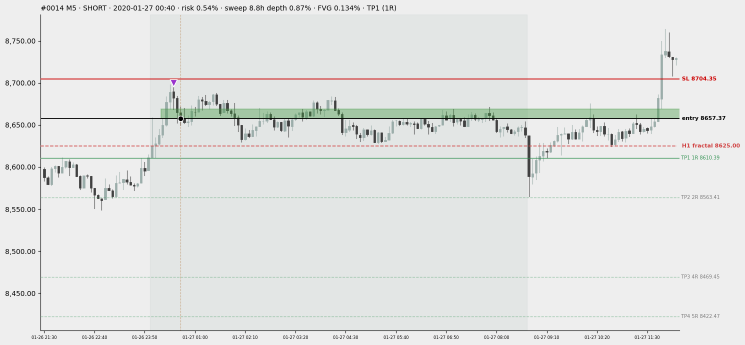
#> input picture 0014_SHORT_2020-01-27_0040.png, 1489 x 690 px (shown at 1/2 size); its folder holds only this picture in this run
$ python ocr_trades.py
#> lines starting #> are read from the running program, lines starting #| are printed output that depends on the picture
"""Распознаёт заголовки и подписи уровней на скриншотах сделок (нужен tesseract),
сохраняет trades.pkl: направление, время, вход, риск, достигнутая цель (R, SL=-1).
python ocr_trades.py <dir>   (OMP_THREAD_LIMIT=1 ускоряет tesseract)"""
import sys, subprocess, re, json, os
from PIL import Image, ImageOps
from concurrent.futures import ThreadPoolExecutor
R=os.path.join(os.path.dirname(os.path.abspath(__file__)), '..')
D=sys.argv[1] if len(sys.argv)>1 else '.'
def ocr(im, psm):
    return subprocess.run(['tesseract','stdin','stdout','--psm',str(psm)],input=im,capture_output=True).stdout.decode()
def tob(img):
    import io; b=io.BytesIO(); img.save(b,'PNG'); return b.getvalue()
def one(fn):
#> called with fn = '0014_SHORT_2020-01-27_0040.png'
    im=Image.open(os.path.join(R,fn)).convert('L')
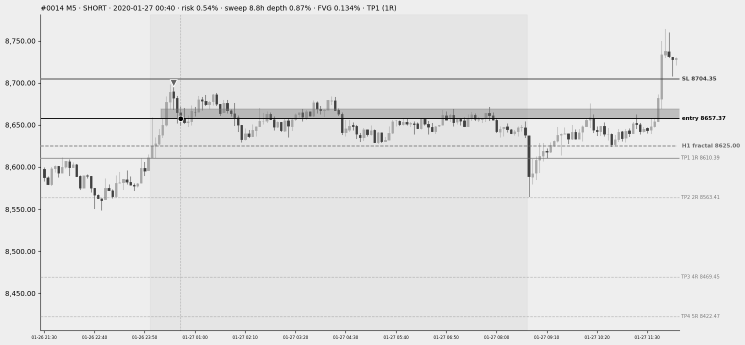
#> im: PIL image 1489x690 L (shown at 1/2 size); min 0, max 255, mean 228.2
    t=im.crop((75,0,im.width-200,26)); t=t.resize((t.width*3,t.height*3),Image.LANCZOS)
#> after `t = im.crop((75, 0, im.width - 200, 26))`:
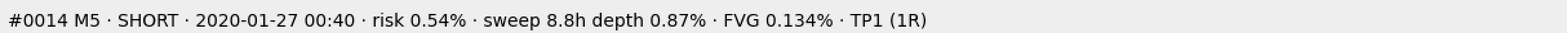
#> t: PIL image 1214x26 L (shown 2 times larger); min 0, max 238, mean 224.5
    r=im.crop((1355,20,im.width,665)); r=r.resize((r.width*3,r.height*3),Image.LANCZOS)
#> after `r = im.crop((1355, 20, im.width, 665))`:
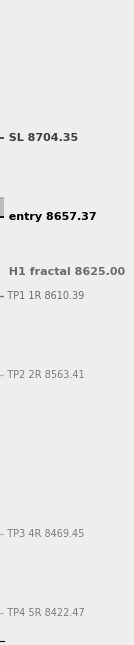
#> r: PIL image 134x645 L; min 0, max 238, mean 235.1
    return fn, ocr(tob(t),7).strip(), ocr(tob(r),6 if False else 11)
fns=sorted(f for f in os.listdir(R) if f.endswith('.png'))
#> (the run stopped early here; a loop or call above may not have finished)

$ run again, on 0035_SHORT_2020-05-09_1800.png
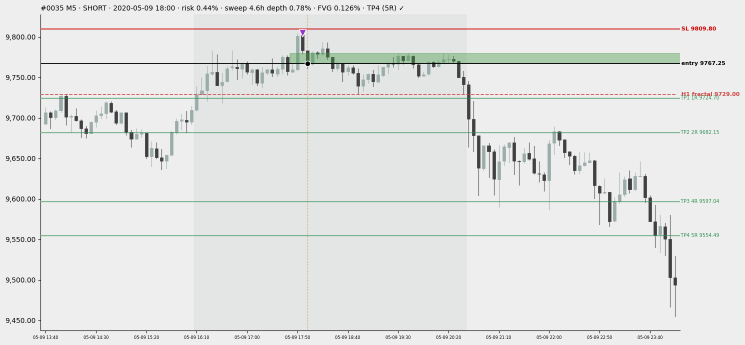
#> input picture 0035_SHORT_2020-05-09_1800.png, 1489 x 690 px (shown at 1/2 size)
#> in one, `t = im.crop((75, 0, im.width - 200, 26))`:
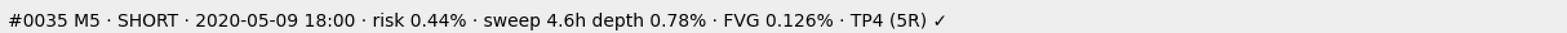
#> t: PIL image 1214x26 L (shown 2 times larger); min 0, max 238, mean 224.2
#> t: PIL image 3642x78 L
#> in one, `r = im.crop((1355, 20, im.width, 665))`:
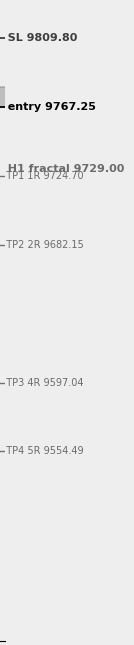
#> r: PIL image 134x645 L; min 0, max 238, mean 235
#> r: PIL image 402x1935 L

$ run again, on 0038_SHORT_2020-05-21_2300.png
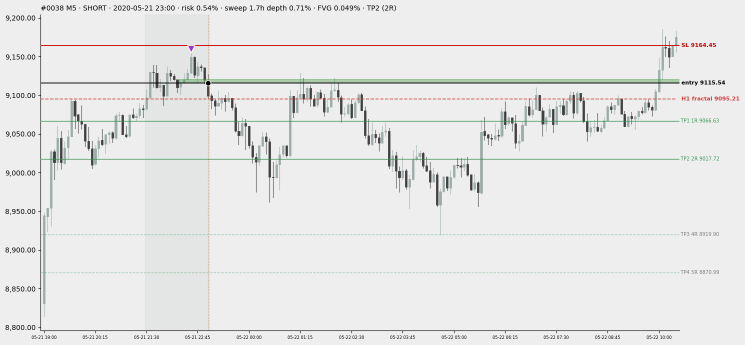
#> input picture 0038_SHORT_2020-05-21_2300.png, 1489 x 690 px (shown at 1/2 size)
#> in one, `t = im.crop((75, 0, im.width - 200, 26))`:
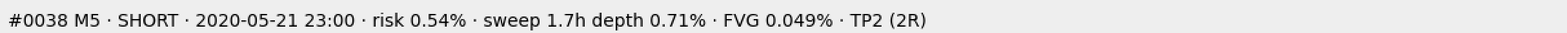
#> t: PIL image 1214x26 L (shown 2 times larger); min 0, max 238, mean 224.5
#> t: PIL image 3642x78 L
#> in one, `r = im.crop((1355, 20, im.width, 665))`:
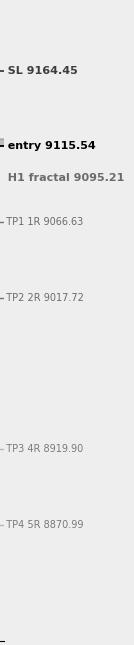
#> r: PIL image 134x645 L; min 0, max 238, mean 235.1
#> r: PIL image 402x1935 L

$ run again, on 0042_SHORT_2020-05-25_0805.png
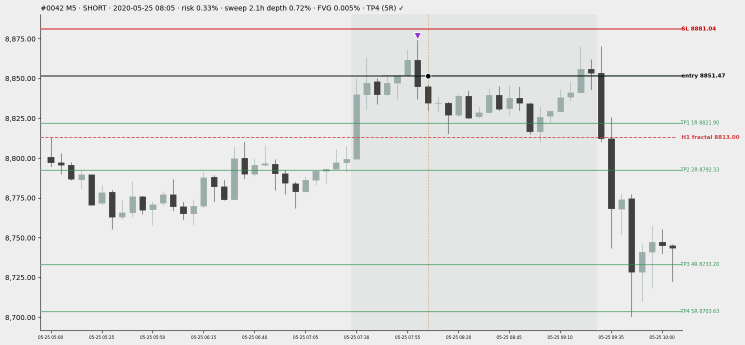
#> input picture 0042_SHORT_2020-05-25_0805.png, 1489 x 690 px (shown at 1/2 size)
#> in one, `t = im.crop((75, 0, im.width - 200, 26))`:
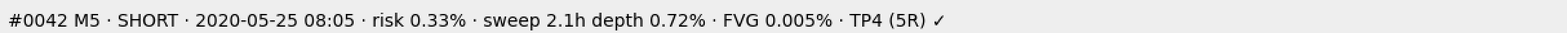
#> t: PIL image 1214x26 L (shown 2 times larger); min 0, max 238, mean 224.3
#> t: PIL image 3642x78 L
#> in one, `r = im.crop((1355, 20, im.width, 665))`:
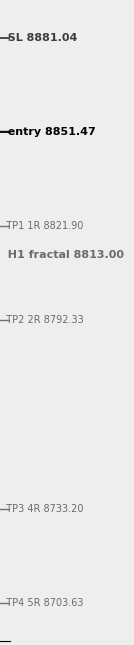
#> r: PIL image 134x645 L; min 0, max 238, mean 234.9
#> r: PIL image 402x1935 L

$ run again, on 0019_SHORT_2020-02-21_0420.png
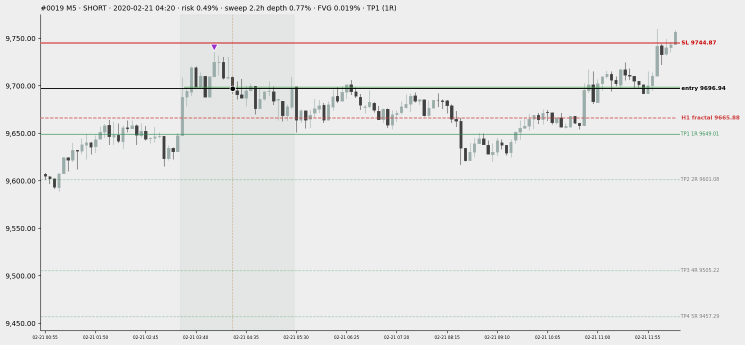
#> input picture 0019_SHORT_2020-02-21_0420.png, 1489 x 690 px (shown at 1/2 size)
#> in one, `t = im.crop((75, 0, im.width - 200, 26))`:
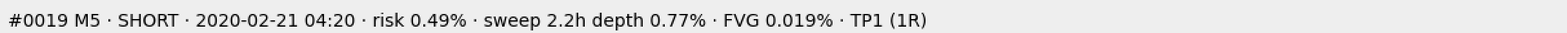
#> t: PIL image 1214x26 L (shown 2 times larger); min 0, max 238, mean 224.6
#> t: PIL image 3642x78 L
#> in one, `r = im.crop((1355, 20, im.width, 665))`:
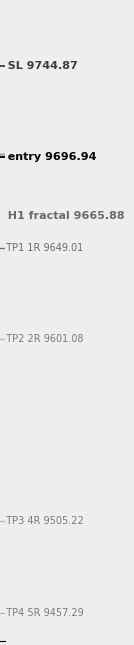
#> r: PIL image 134x645 L; min 0, max 238, mean 235.1
#> r: PIL image 402x1935 L
